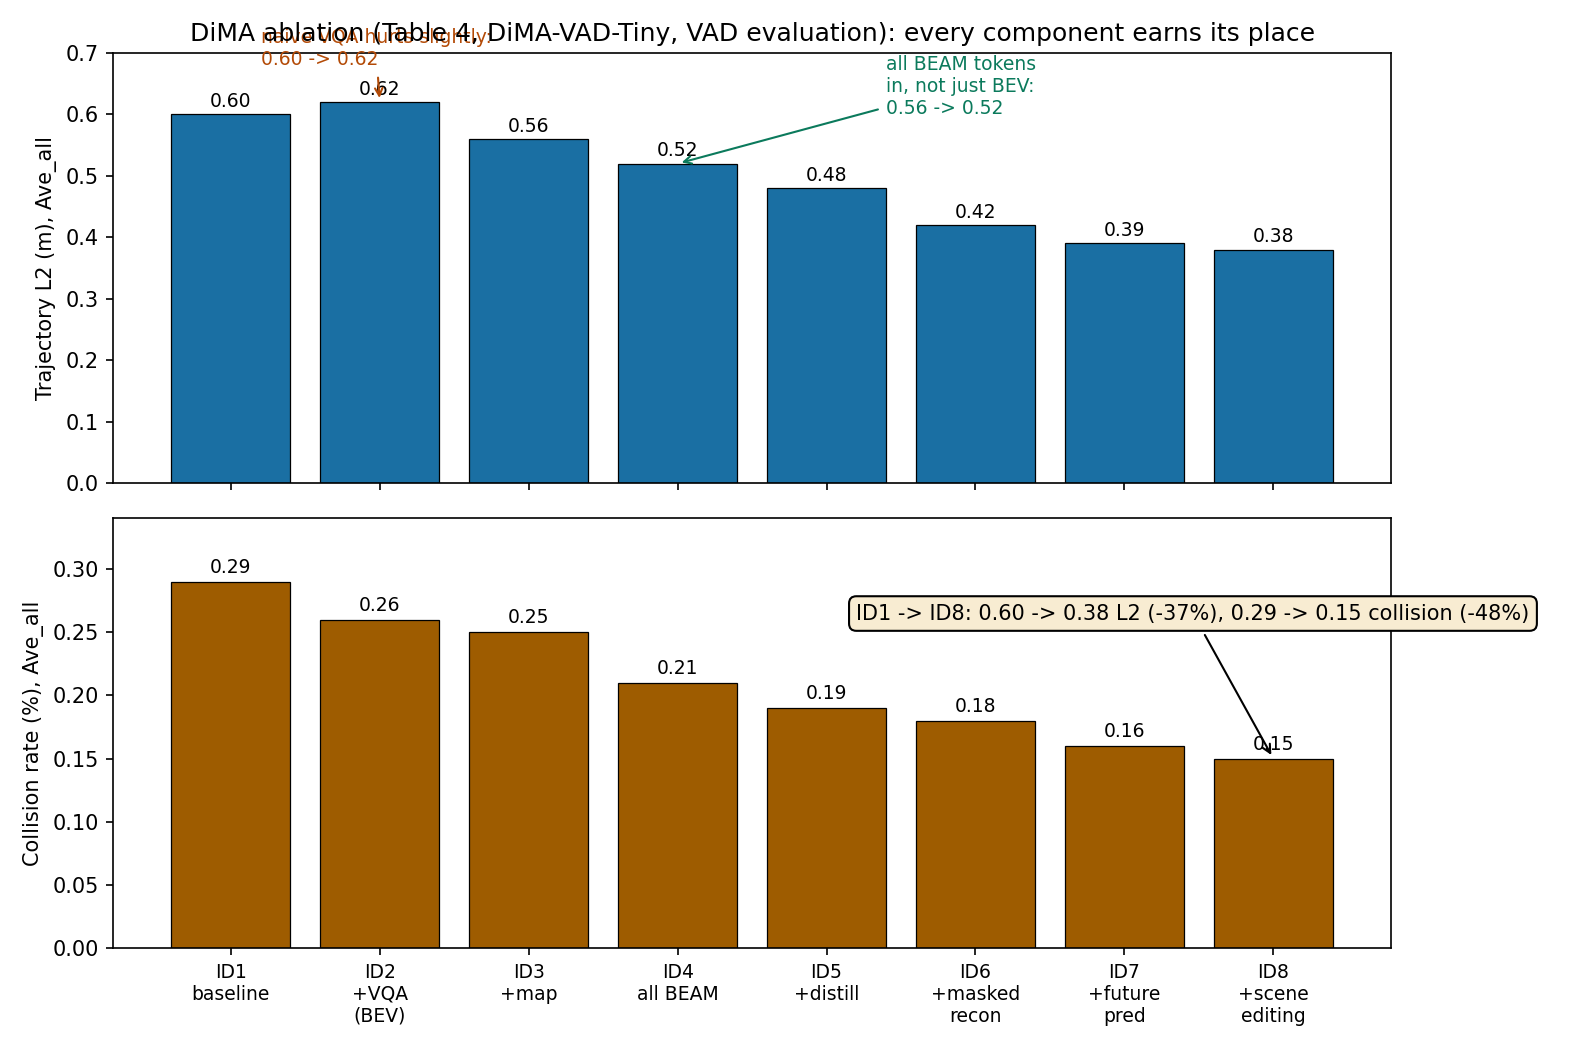

Here is the Python script that generated this plot:
# -*- coding: utf-8 -*-
"""DiMA Fig A: Table 4 ablation as incremental gains (ID1 -> ID8).

ID1 VAD-Tiny baseline; ID2 +VQA w/ BEV tokens only; ID3 +map; ID4 all BEAM;
ID5 +distillation; ID6 +masked recon; ID7 +future pred; ID8 +scene editing.
Values are Ave_all over 1s/2s/3s, VAD evaluation, nuScenes val.
"""
import matplotlib
matplotlib.use("Agg")
import matplotlib.pyplot as plt
import numpy as np

plt.rcParams["font.sans-serif"] = ["DejaVu Sans"]
plt.rcParams["axes.unicode_minus"] = False

labels = ["ID1\nbaseline", "ID2\n+VQA\n(BEV)", "ID3\n+map", "ID4\nall BEAM",
          "ID5\n+distill", "ID6\n+masked\nrecon", "ID7\n+future\npred", "ID8\n+scene\nediting"]
l2 = [0.60, 0.62, 0.56, 0.52, 0.48, 0.42, 0.39, 0.38]
col = [0.29, 0.26, 0.25, 0.21, 0.19, 0.18, 0.16, 0.15]

fig, axes = plt.subplots(2, 1, figsize=(10.5, 7), sharex=True)
ax = axes[0]
bars = ax.bar(labels, l2, color="#1a6fa3", edgecolor="black", linewidth=0.6)
ax.set_ylabel("Trajectory L2 (m), Ave_all")
ax.set_title("DiMA ablation (Table 4, DiMA-VAD-Tiny, VAD evaluation): every component earns its place", fontsize=12)
ax.set_ylim(0, 0.7)
for b, v in zip(bars, l2):
    ax.text(b.get_x() + b.get_width() / 2, v + 0.012, f"{v:.2f}", ha="center", fontsize=9)
ax.annotate("naive VQA hurts slightly:\n0.60 -> 0.62", xy=(1, 0.62), xytext=(0.2, 0.68),
            fontsize=9, color="#b34a06", arrowprops=dict(arrowstyle="->", color="#b34a06"))
ax.annotate("all BEAM tokens\nin, not just BEV:\n0.56 -> 0.52", xy=(3, 0.52), xytext=(4.4, 0.60),
            fontsize=9, color="#0b7a5c", arrowprops=dict(arrowstyle="->", color="#0b7a5c"))

ax = axes[1]
bars = ax.bar(labels, col, color="#9e5c00", edgecolor="black", linewidth=0.6)
ax.set_ylabel("Collision rate (%), Ave_all")
ax.set_ylim(0, 0.34)
for b, v in zip(bars, col):
    ax.text(b.get_x() + b.get_width() / 2, v + 0.007, f"{v:.2f}", ha="center", fontsize=9)
ax.annotate("ID1 -> ID8: 0.60 -> 0.38 L2 (-37%), 0.29 -> 0.15 collision (-48%)",
            xy=(7, 0.15), xytext=(4.2, 0.26), fontsize=10,
            bbox=dict(boxstyle="round,pad=0.35", facecolor="#f8ecd2"),
            arrowprops=dict(arrowstyle="->", color="black"))
ax.tick_params(axis="x", labelsize=9)
fig.tight_layout()
fig.savefig("/home/hatch/workspace/your_files/paper-xray-100/papers/018-VLA-dima/fig-ablation.png", dpi=150)
print("saved fig-ablation.png")
